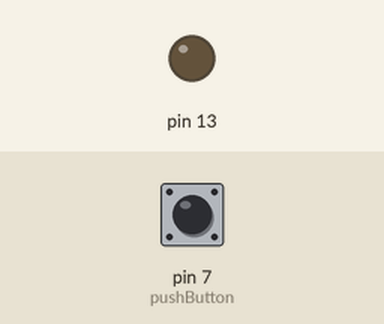
A sketch run on a simulated Arduino Uno, built with avr-gcc and run on an emulated ATmega328P. Shown: output pins drawn as LEDs (lit = HIGH). Inputs (shaded band) come from the test bench; at power-on: pin 7 (pushButton) LOW. What the sketch prints to the serial monitor is not drawn.

Above: at 1.2 s.
1.3 s: pin 7 (pushButton) pulled HIGH for 0.15 s
At 1.37 s:
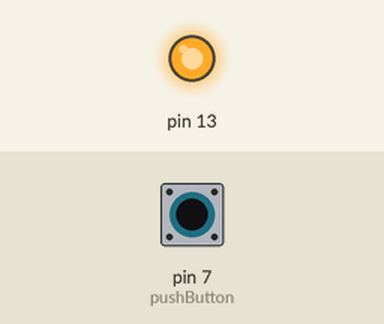
2.9 s: pin 7 (pushButton) pulled HIGH for 3.2 s
At 6.9 s:
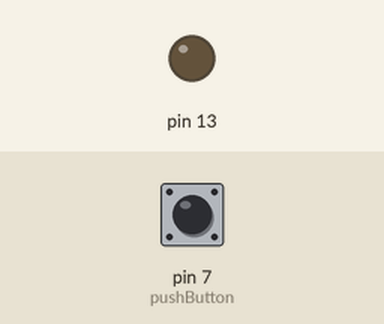
Timing chart, 0 to 8.4 s (numbered marks = the images above; inputs shaded):
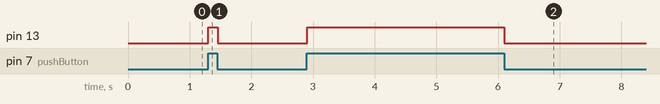

The sketch:

alarm.ino
```cpp
int pushButton = 7;
void setup() {
  Serial.begin(9600);
  pinMode(pushButton, INPUT);
  pinMode(13, OUTPUT);
}

void loop() {
  Serial.println(digitalRead(pushButton));
  if (digitalRead(pushButton) == 1) {
    digitalWrite(13, HIGH);
  }else{
    digitalWrite(13, LOW);
  }
  delay(1);
}
```

Measured:
- after the input at 1.3 s, pin 13: LOW → HIGH at once, → LOW 0.15 s later
- after the input at 2.9 s, pin 13: LOW → HIGH at once, → LOW 3.2 s later
